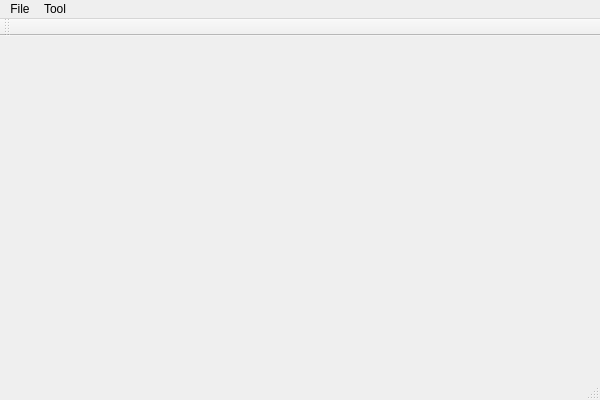
<?xml version="1.0" encoding="UTF-8"?>
<ui version="4.0">
 <class>MainWindowClass</class>
 <widget class="QMainWindow" name="MainWindowClass">
  <property name="geometry">
   <rect>
    <x>0</x>
    <y>0</y>
    <width>600</width>
    <height>400</height>
   </rect>
  </property>
  <property name="windowTitle">
   <string>MainWindow</string>
  </property>
  <widget class="QWidget" name="centralWidget"/>
  <widget class="QMenuBar" name="menuBar">
   <property name="geometry">
    <rect>
     <x>0</x>
     <y>0</y>
     <width>600</width>
     <height>21</height>
    </rect>
   </property>
   <widget class="QMenu" name="menuFile">
    <property name="title">
     <string>File</string>
    </property>
    <addaction name="actionOpen"/>
    <addaction name="separator"/>
    <addaction name="actionExit"/>
   </widget>
   <widget class="QMenu" name="menuTool">
    <property name="title">
     <string>Tool</string>
    </property>
    <addaction name="actionSegmentation"/>
   </widget>
   <addaction name="menuFile"/>
   <addaction name="menuTool"/>
  </widget>
  <widget class="QToolBar" name="mainToolBar">
   <attribute name="toolBarArea">
    <enum>TopToolBarArea</enum>
   </attribute>
   <attribute name="toolBarBreak">
    <bool>false</bool>
   </attribute>
  </widget>
  <widget class="QStatusBar" name="statusBar"/>
  <action name="actionOpen">
   <property name="text">
    <string>Open</string>
   </property>
   <property name="shortcut">
    <string>Ctrl+O</string>
   </property>
  </action>
  <action name="actionExit">
   <property name="text">
    <string>Exit</string>
   </property>
  </action>
  <action name="actionSegmentation">
   <property name="text">
    <string>Segmentation</string>
   </property>
  </action>
 </widget>
 <layoutdefault spacing="6" margin="11"/>
 <resources>
  <include location="MainWindow.qrc"/>
 </resources>
 <connections/>
</ui>
